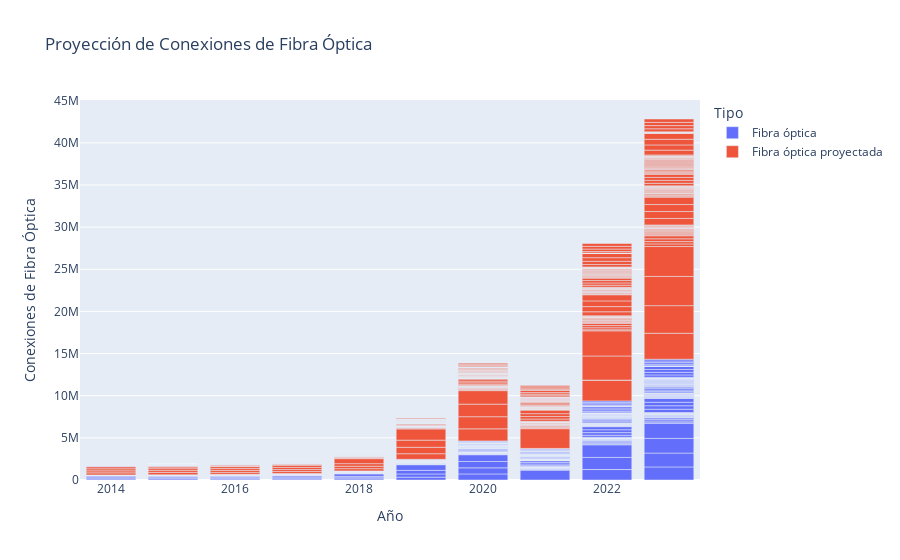

The cell this chart's notebook holds for it:
### Code cell
fig = px.bar(internet, x='Año', y=['Fibra óptica', 'Fibra óptica proyectada'],
              labels={'value': 'Conexiones de Fibra Óptica', 'variable': 'Tipo'},
              title='Proyección de Conexiones de Fibra Óptica')
fig.show()

### Figure 1 — Plotly figure (JSON) as saved in the notebook; plotly's stock layout.template omitted (floating-point values rounded to 4 significant figures; data arrays with more than 128 entries replaced by an {"elided": "..."} marker saying what was removed)
{"data": [{"alignmentgroup": "True", "hovertemplate": "Tipo=Fibra óptica<br>Año=%{x}<br>Conexiones de Fibra Óptica=%{y}<extra></extra>", "legendgroup": "Fibra óptica", "marker": {"color": "#636efa", "pattern": {"shape": ""}}, "name": "Fibra óptica", "offsetgroup": "Fibra óptica", "orientation": "v", "showlegend": true, "textposition": "auto", "type": "bar", "x": {"elided": "960 int values"}, "xaxis": "x", "y": {"elided": "960 int values"}, "yaxis": "y"}, {"alignmentgroup": "True", "hovertemplate": "Tipo=Fibra óptica proyectada<br>Año=%{x}<br>Conexiones de Fibra Óptica=%{y}<extra></extra>", "legendgroup": "Fibra óptica proyectada", "marker": {"color": "#EF553B", "pattern": {"shape": ""}}, "name": "Fibra óptica proyectada", "offsetgroup": "Fibra óptica proyectada", "orientation": "v", "showlegend": true, "textposition": "auto", "type": "bar", "x": {"elided": "960 int values"}, "xaxis": "x", "y": {"elided": "960 float values"}, "yaxis": "y"}], "layout": {"barmode": "relative", "legend": {"title": {"text": "Tipo"}, "tracegroupgap": 0}, "title": {"text": "Proyección de Conexiones de Fibra Óptica"}, "xaxis": {"anchor": "y", "domain": [0, 1], "title": {"text": "Año"}}, "yaxis": {"anchor": "x", "domain": [0, 1], "title": {"text": "Conexiones de Fibra Óptica"}}}}
